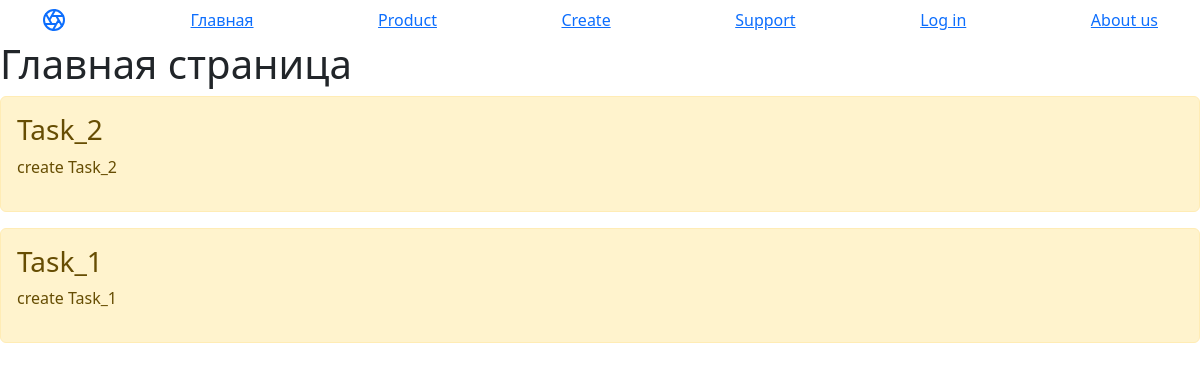
Before: / with the older database file.
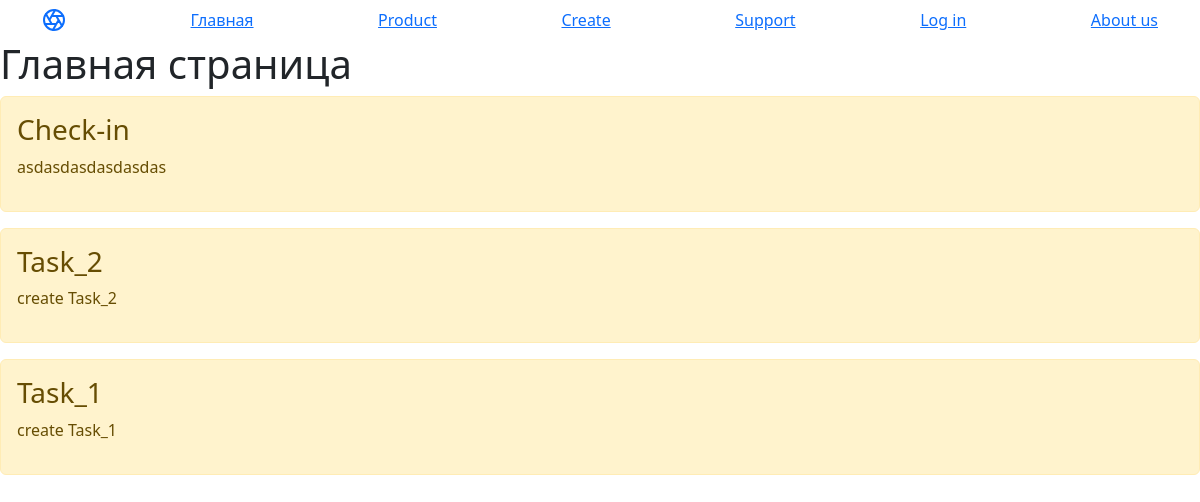
After: the same page with the newer database file.
### main/models.py (models this page shows, shortened)
class Task(models.Model):
    title = models.CharField("Название", max_length=50)
    task = models.TextField("Описание")
    class Meta:
        verbose_name = "Задача"
        verbose_name_plural = "Задачи"

### main/views.py (the view)
# urls.py: path('', views.index, name="home"),
def index(request):
    tasks = Task.objects.order_by("-id")[:5]
    return render(request, 'main/index.html', {"title":"Главная страница сайта", "tasks": tasks})

### main/templates/main/index.html (shortened to what this page needs)
{% extends "main/base.html"%}
{% block content%}
    <h1>Главная страница</h1>
    {% if tasks  %}
        {% for el in tasks %}
            <div class="alert alert-warning mt-2">
                <h3>{{ el.title}}</h3>
             <p> {{ el.task }}</p>
            </div>
        {% endfor %}
    {% else %}
        <p> Нет записей</p>
    {% endif%}
{% endblock%}

### main/templates/main/base.html (shortened to what this page needs)
<!DOCTYPE html>
<html lang="en">
<head>
    <link rel="stylesheet" href="https://cdn.jsdelivr.net/npm/bootstrap@5.2.2/dist/css/bootstrap.min.css">
</head>
<body>
    <nav class="container d-flex flex-column flex-md-row justify-content-between">
    <a class="py-2" href="#" aria-label="Product">
    </a>
    <a class="py-2 d-none d-md-inline-block" href="{% url 'home' %}">Главная</a>
    <a class="py-2 d-none d-md-inline-block" href="#">Product</a>
    <a class="py-2 d-none d-md-inline-block" href="{% url 'create' %}">Create</a>
    <a class="py-2 d-none d-md-inline-block" href="#">Support</a>
    <a class="py-2 d-none d-md-inline-block" href="{% url 'auth' %}">Log in</a>
    <a class="py-2 d-none d-md-inline-block" href="{% url 'about' %}">About us</a>
  </nav>
{% block content %} {% endblock %}
</body>
</html>

Changed rows visible on the page:
added Task: title "Check-in", task "asdasdasdasdasdas"
